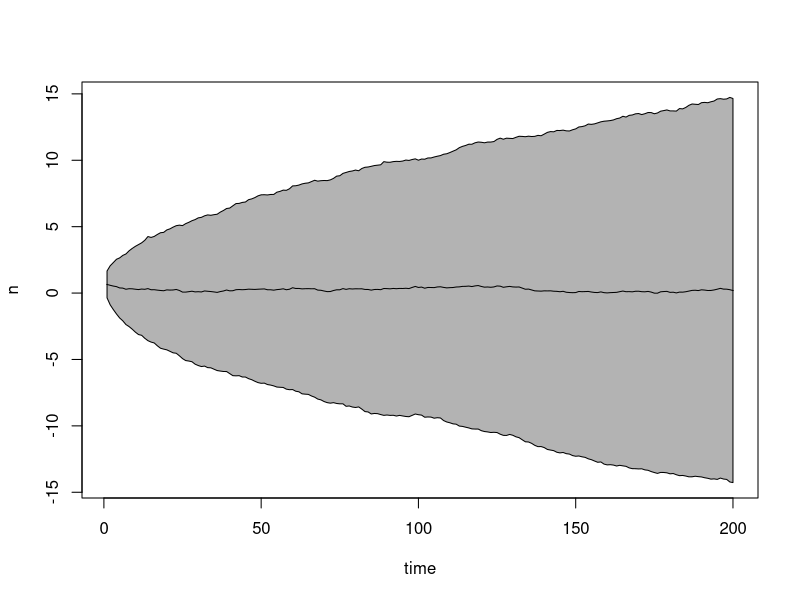

The R source for this figure:
###############   THIS IS MY FIRST SCRIPT USING R STUDIO, GIT AND GITHUB

## first executable command - the random walk, which is what this currently feels like

#setting parameters

rand.walk<-function(sim.number,sim.length){

#creating initital objects
n0<-rnorm(1)  
n.vec<-rep(NA,sim.length)
  
#simulation loop
for(j in 1:sim.number){
#random walk loop
for(i in 1:sim.length){
if(i==1){n.old<-n0}
if(i>1){n.old<-n.vec[i-1]}
n.vec[i]<-n.old+rnorm(1)  
} # end random walk loop - now collect the data
if(j == 1){n.sims<-n.vec}
if(j > 1){n.sims<-cbind(n.sims,n.vec)}
}

n.sims.df<-as.data.frame(n.sims)
names(n.sims.df)<-seq(1:sim.number)



#doing summary statistics of the simulations
summary.df<-as.data.frame(t(
  apply(
      as.data.frame(n.sims), 1, function(x) c(mean(x),sd(x))
    )
    ))

names(summary.df)<-c("mean","sd")

summary.df[,"n.plus.sd"]<-summary.df[,1]+summary.df[,2]
summary.df[,"n.minus.sd"]<-summary.df[,1]-summary.df[,2]


# initiating printing of plot of summary results
plot(summary.df[,"mean"],
     type = "l",
     ylim = c(min(summary.df),max(summary.df)),
     xlab = "time",
     ylab = "n"
     )

#plotting standard deviation
polygon(x = c(1:sim.length, sim.length:1),
        y = c(summary.df[,"n.minus.sd"], rev(summary.df[,"n.plus.sd"])), 
        col = "grey70"
        )

#plotting mean
lines(summary.df[,1])


## creating a list to return objects
return.object<-list()
return.object[["summary"]]<-summary.df
return.object[["sims"]]<-n.sims.df

## returning objects
return(return.object)

}

set.seed(234)
output<-rand.walk(sim.number=500,sim.length=200)
